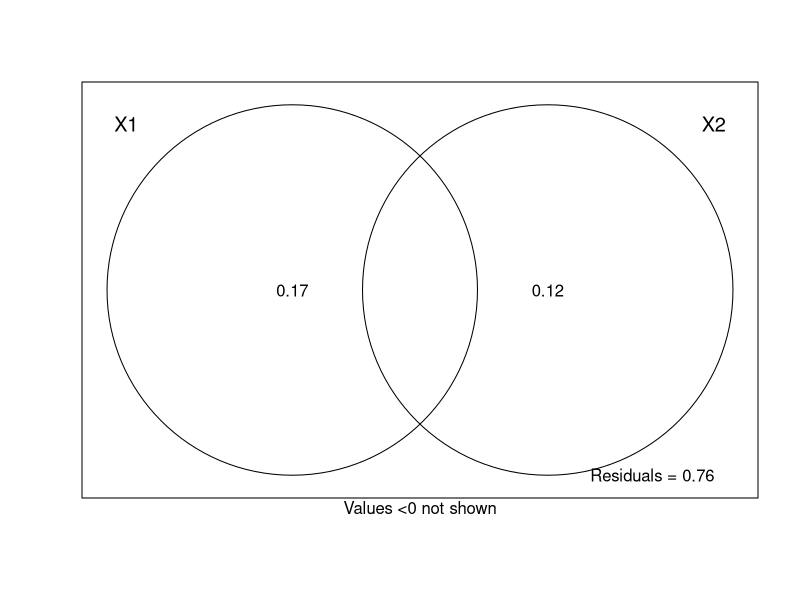
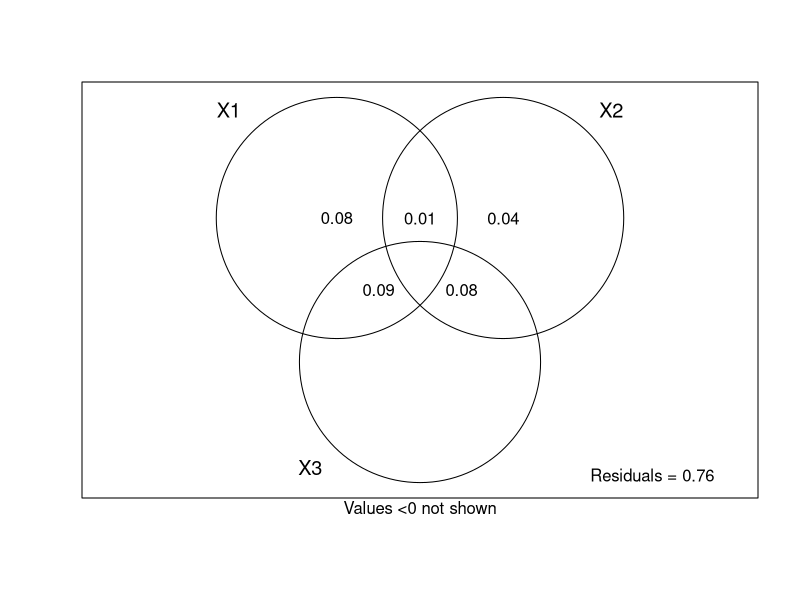
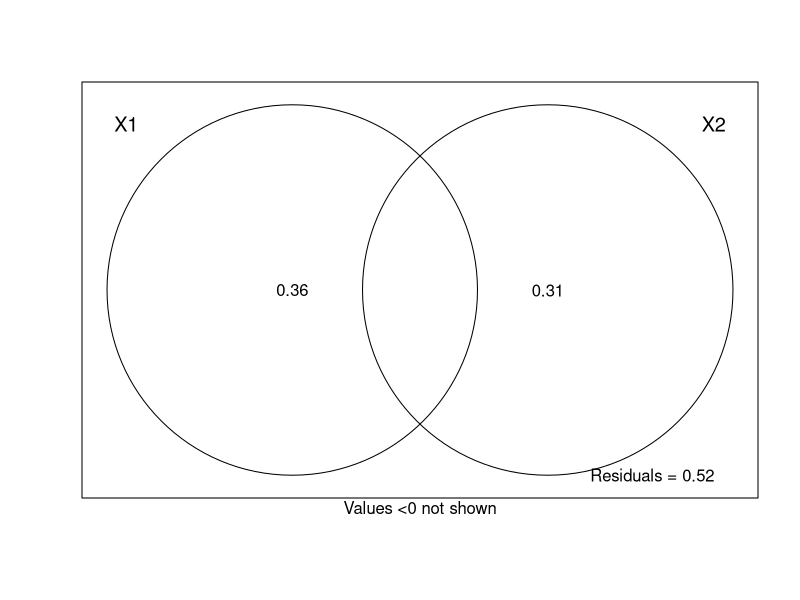
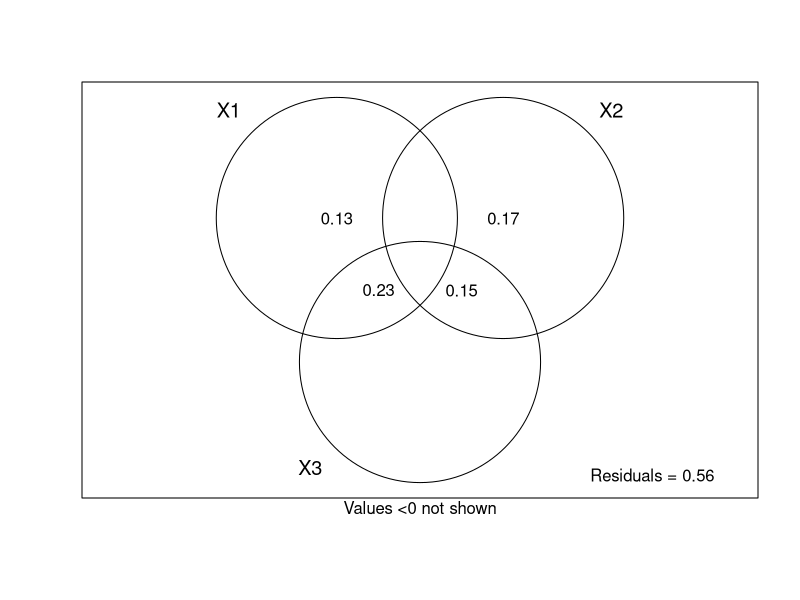
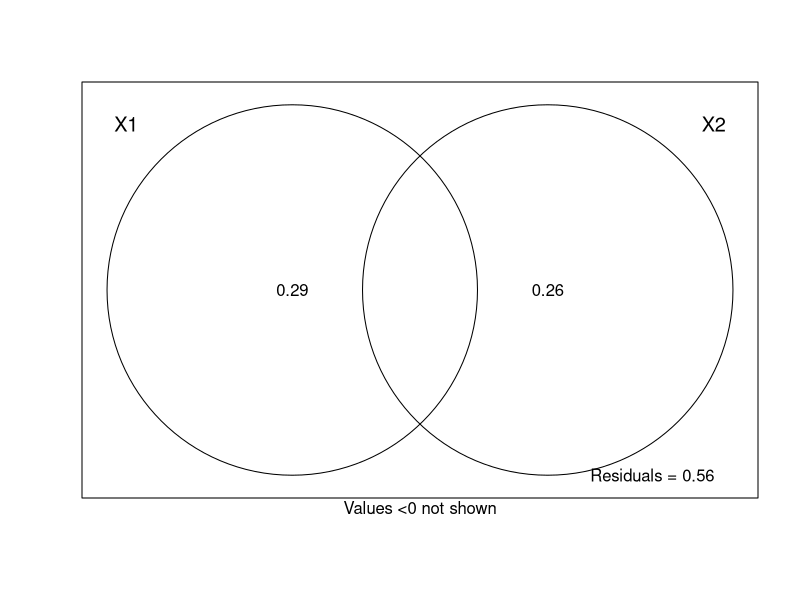
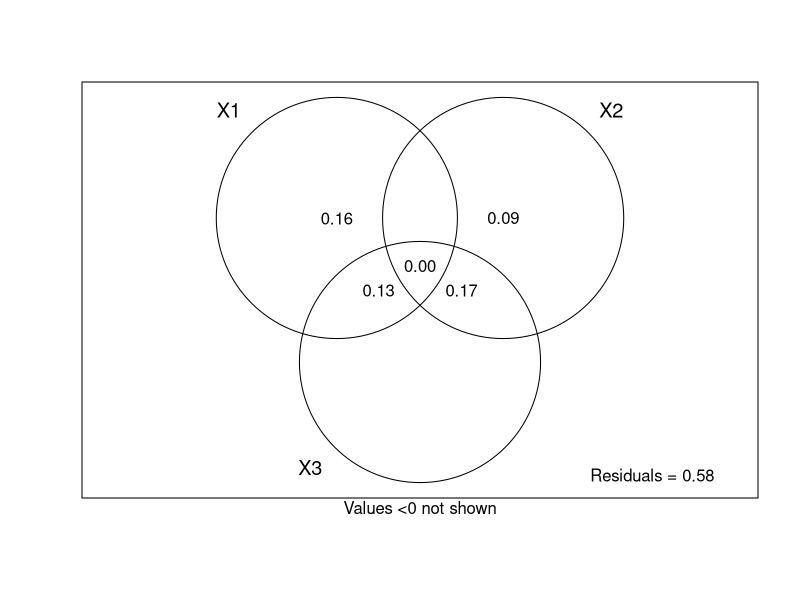
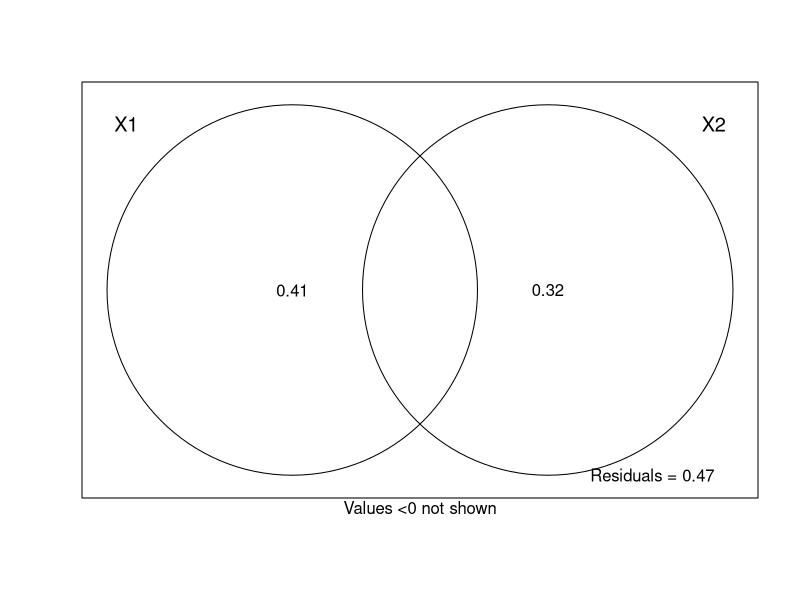
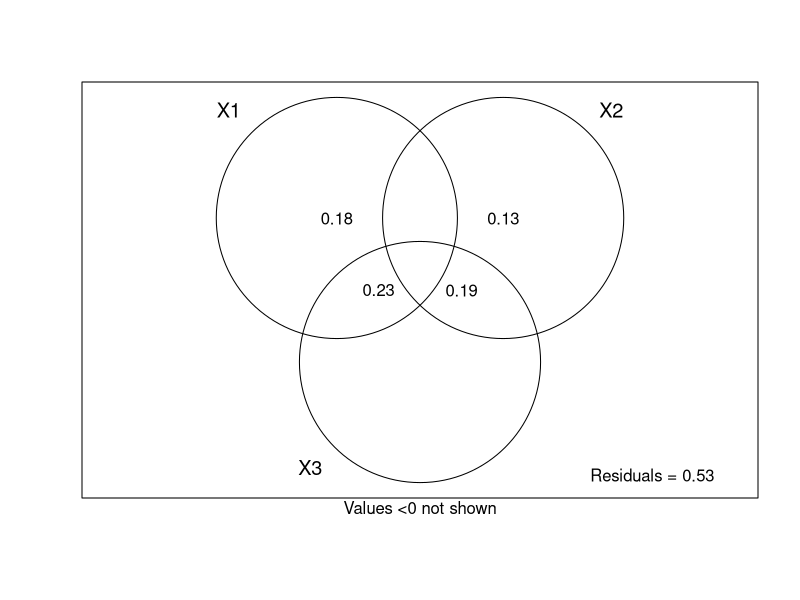

Source code (R) for these figures, in order:
## ---- chunk 1
knitr::opts_chunk$set(fig.width=12, fig.height=8, fig.path='figures/',
                      echo=TRUE, warning=FALSE, message=FALSE)

knitr::opts_knit$set(output.dir="reports")
## ---- chunk 2
# functions needed to run the script
rm(list=ls(all=TRUE))

# get traits by otu
options(stringsAsFactors = FALSE)
#m=transect_seq_agg
#t=traits
#tSel="feeding_strategy"
#cw=cw_seq
#cw_var="validName"
# m = 
# t= taxonomic table rows= taxa, cols = taxa levels)
# tSel =  
# 
traitsByOTU<- function(m,t,tSel,cw,cw_var){
  v=rep(NA,ncol(m))
  names(v)=colnames(m)
  for(i in colnames(m)){
  tempName=as.character(cw[cw[,cw_var]%in%i,"validName"])

  if(length(which(t$validName%in%tempName))==0)next
    if(is.na(tempName))next
  v[i]=t[which(t$validName%in%tempName),tSel]
  }
  return(v)
}

logitPerCol<- function(m){
  for(i in 1:ncol(m)){
   m[,i]=logit(m[,i])}
  return(m)
}

#m=transect_seq_agg[,sizeClasses%in%"(0.2,2]"]
#c=as.factor(fsVector_seq)
# where m=community matrix (cols = taxa, rows = sites)
# c= a vertor with the selected taxonomic level for agregation and OTU as name
mergeByCat<- function(m,c){
  c=c[!is.na(c)]
  c=c[names(c)%in%colnames(m)]
  m=m[,names(c)]
  mergedM=matrix(NA,nrow(m),length(unique(c)),dimnames=list(rownames(m),unique(c)))
  for(i in unique(c)){
   mergedM[,i]=rowSums(m[,c%in%as.character(i),drop=F])}
  return(mergedM)
}


waByOTU<-function(com,v){
  v=v[!is.na(v)]
  com=com[,names(v)]
  res=apply(com,1,function(x,v)sum(prop.table(x)*v),v=v)
  return(res)
}


plot_transect<- function(com,rep,colors=c("#73BAE6","#C7144C","#33a02c","#FFD700","#C742B5"),legend=T,ylim=c(0,0.8),f=0.7){
plot(com[,1]~rep,pch=16,col=colors[1],ylim=ylim,xlab="Days before peak",ylab="proportion",cex.lab=1.5,cex.axis=1.5,las=1,cex=1.7)
lines(lowess(com[,1]~rep, f = f), col =  colors[1],lwd=4)


for(i in 2:ncol(com)){
  points(com[,i]~rep,pch=16,col=colors[i],ylim=c(0,1),cex=1.7)
lines(lowess(com[,i]~rep, f =f), col = colors[i],lwd=4)
}
 op <- par(cex = 1.5)
if(legend)legend("topleft", legend=colnames(com),col=colors[1:ncol(com)],lty=1,lwd=3)
}

plot_transect_small<- function(com,rep,f=0.7){
  colors=c("#73BAE6","#C7144C","#33a02c","#FFD700","#C742B5")
plot(com[,1]~rep,pch=16,col=colors[1],ylim=c(min(com),max(com)),xlab="Days before peak",ylab="proportion",cex.lab=1.5,cex.axis=1.5,las=1,cex=1.7)
lines(lowess(com[,1]~rep, f = 0.7), col = colors[1],lwd=4)


for(i in 2:ncol(com)){
  points(com[,i]~rep,pch=16,col=colors[i],ylim=c(0,1),cex=1.7)
lines(lowess(com[,i]~rep, f = f), col = colors[i],lwd=4)
}
 #op <- par(cex = 1.5)
#legend("topleft", legend=colnames(com),col=c("dodgerblue3","firebrick2","chartreuse3","darkmagenta","yellow")[1:ncol(com)],lty=1,lwd=3)
}

## ---- chunk 3

library(vegan)
library(car)
library(plotrix)
library(plyr)
#-library(ggplot2)
library(knitr)
#-library(FD)
#library(ReporteRs)
## ---- chunk 4

#import counts
transect_micro=read.csv("data/Microscopie_count_Hud2014_2015.csv",header=T,check.names=F)

#remove columns with an empty valid name
transect_micro=transect_micro[-which(transect_micro[,"validName"]==""),]

#sum by valid name
transect_micro=ddply(transect_micro, "validName", numcolwise(sum))

#transpose matrix (taxa as column)
transect_micro=t(transect_micro)
colnames(transect_micro)=transect_micro[1,];transect_micro=transect_micro[-1,]
transect_micro=as.data.frame(transect_micro)
rn=rownames(transect_micro)
transect_micro=apply(transect_micro, 2, as.numeric)
rownames(transect_micro)=rn

#import sequences data
transect_seq=read.csv("data/otu_transect_cnMod.csv",row.names=1)

#import traits
traits=read.csv("data/TransectTraitsTable_wide.csv")

# import cross-walk tables for micro and sequencing
cw_micro=read.csv("data/cw_microscopie.csv")
cw_seq=read.csv("data/cw_sequencage.csv")

samdf=read.csv("data/samdf.csv",header=T,sep=",")

# match sites in sequences and samples
m=match(rownames(transect_seq),samdf$Sample)

# group samples by year and station (sum toghether fractions and depths)
groupVar=list(samdf[m,"Year"],samdf[m,"Station"])

transect_seq_agg=aggregate(transect_seq, by=groupVar,FUN=sum) 
rownames(transect_seq_agg)= apply( transect_seq_agg[,(1:length(groupVar))] , 1 , paste , collapse = "-" )
transect_seq_agg=transect_seq_agg[,-(1:length(groupVar))]


# match sites in microscopy and samples
m=match(rownames(transect_micro),samdf$Id)
# group samples by year and station (sum toghether fractions and depths)
groupVar=list(samdf[m,"Year"],samdf[m,"Station"])
transect_micro_agg=aggregate(transect_micro, by=groupVar,FUN=sum) 
rownames(transect_micro_agg)= apply( transect_micro_agg[,(1:length(groupVar))] , 1 , paste , collapse = "-" )
transect_micro_agg=transect_micro_agg[,-(1:length(groupVar))]

# aggregate samdf
# group samples by year and station (sum toghether fractions and depths)
groupVar=list(samdf$Year,samdf$Station)
samdf_agg=aggregate(samdf[,-c(1,2,5)], by=groupVar,FUN=mean) 
rownames(samdf_agg)= apply( samdf_agg[,(1:length(groupVar))] , 1 , paste , collapse = "-" )
samdf_agg=samdf_agg[,-(1:length(groupVar))]

# year as a factor
samdf_agg$Year=as.factor(samdf_agg$Year)

# group stations by water masses (3 or 4 masses)
samdf_agg$stationGr=cut(samdf_agg$Station,breaks=c(-Inf,11,27,Inf),labels=c("lss","centre","greenland"))


samdf_agg$stationGr=cut(samdf_agg$Station,breaks=c(-Inf,11,27,Inf),labels=c("lss","centre","greenland"))

#divide sequencing data by volume
transect_seq_agg=transect_seq_agg/samdf_agg[rownames(transect_seq_agg),"Volume"]

# dummy coding
dummy=model.matrix(~stationGr, data = samdf_agg)
samdf_agg=cbind(samdf_agg,dummy)

# dummy coding
dummy=model.matrix(~Year, data = samdf_agg)
samdf_agg=cbind(samdf_agg,dummy)
## ---- chunk 5
# table of functional traits coverage
traitsSel=traits[,c("DMS","feeding_strategy","motility","Taille.um.")]
x=traitsSel$feedStrat
freqCol<-function(x){length(x[!is.na(x)])/length(x)}
sumTraits=as.matrix(apply(traitsSel,2,freqCol))
colnames(sumTraits)=c("Coverage")
kable(round(sumTraits[order(sumTraits,decreasing = T),,drop=F],2))
## ---- chunk 6
# create a size vector
sizeVector=traitsByOTU(transect_seq_agg,traits,"Taille.um.",cw_seq,"OTU.")
transect_meanSize=waByOTU(transect_seq_agg,sizeVector)

## ---- chunk 7

dat=samdf_agg[rownames(transect_seq_agg),]
com=decostand(transect_seq_agg,method="hel")
 
vp=varpart(com,cbind(dat$stationGrcentre,dat$stationGrgreenland),cbind(dat$Year2015,dat$Year2016))
plot(vp)

anova.cca(rda(com~cbind(dat$stationGrcentre,dat$stationGrgreenland)+dat$Year),by="margin",step=1000)
anova.cca(rda(com~cbind(dat$stationGrcentre,dat$stationGrgreenland)+dat$Year),step=1000) 

vp=varpart(com,cbind(dat$stationGrcentre,dat$stationGrgreenland),cbind(dat$Year2015,dat$Year2016),dat$DSP.4)
plot(vp)

anova.cca(rda(com~cbind(dat$stationGrcentre,dat$stationGrgreenland)+dat$DSP.4+dat$Year),by="margin",step=1000)
anova.cca(rda(com~cbind(dat$stationGrcentre,dat$stationGrgreenland)+dat$DSP.4+dat$Year),step=1000)


## ---- chunk 8


# create the feading strategy vector (fs)
fsVector=traitsByOTU(transect_seq_agg,traits,"feeding_strategy",cw_seq,"OTU.")
transect_fs=mergeByCat(transect_seq_agg,as.factor(fsVector))

# calculate the proportion of each trait
com_prop=prop.table(as.matrix(transect_fs),margin=1)
com_abun=com_prop*rowSums(transect_seq_agg)

samdf_agg=merge(samdf_agg,com_abun,by.x = "row.names",by.y = "row.names")
rownames(samdf_agg)=samdf_agg$Row.names;samdf_agg=samdf_agg[,-1]


dat=samdf_agg[rownames(transect_seq_agg),]
com=decostand(com_abun,method="hel")
  
vp=varpart(com,cbind(dat$stationGrcentre,dat$stationGrgreenland),cbind(dat$Year2015,dat$Year2016))
plot(vp)

anova.cca(rda(com~cbind(dat$stationGrcentre,dat$stationGrgreenland)+dat$Year),by="margin",step=1000)
anova.cca(rda(com~cbind(dat$stationGrcentre,dat$stationGrgreenland)+dat$Year),step=1000) 

vp=varpart(com,cbind(dat$stationGrcentre,dat$stationGrgreenland),cbind(dat$Year2015,dat$Year2016),dat$DSP.4)
plot(vp)

anova.cca(rda(com~cbind(dat$stationGrcentre,dat$stationGrgreenland)+dat$DSP.4+dat$Year),by="margin",step=1000)
anova.cca(rda(com~cbind(dat$stationGrcentre,dat$stationGrgreenland)+dat$DSP.4+dat$Year),step=1000)

#abundance by trait
com_prop_seq_fs=com_prop
com_abun=com_prop_seq_fs*rowSums(transect_seq_agg)

samdf_agg=merge(samdf_agg,com_abun,by.x = "row.names",by.y = "row.names")
rownames(samdf_agg)=samdf_agg$Row.names;samdf_agg=samdf_agg[,-1]

# plot with proportions

ppi=600
png("fs_smooth.png",width =9, height = 7, units = 'in',bg="transparent",res=ppi)
plot_transect(com_prop[,c("mixo","hetero","auto")],samdf_agg[rownames(transect_fs),"DSP.4"],legend=F,f=0.6)
#plot_transect(com_prop[,c(2,3,1)],samdf_agg[rownames(transect_fs),"DSB.4"])
invisible(dev.off())
## ---- chunk 9

classes=c(0.2,2,20,Inf)
sizeClasses=cut(sizeVector,breaks=classes)
names(sizeClasses)=names(sizeVector)
transect_sizeClass=mergeByCat(transect_seq_agg,sizeClasses)
com_prop=prop.table(as.matrix(transect_sizeClass),margin=1)

com_prop_seq_size=com_prop

com_abun=com_prop_seq_size*rowSums(transect_seq_agg)

samdf_agg=merge(samdf_agg,com_abun,by.x = "row.names",by.y = "row.names")
rownames(samdf_agg)=samdf_agg$Row.names;samdf_agg=samdf_agg[,-1]


ppi=600
png("size3_smooth.png",width =9, height = 7, units = 'in',bg="transparent",res=ppi)
plot_transect(com_prop[,c(3,1,2)],samdf_agg[rownames(transect_sizeClass),"DSP.4"],colors=c("#73BAE6","#FFD700","#C742B5"),legend=F)
dev.off()

classes=c(0.2,2,5,10,20,Inf)
sizeClasses=cut(sizeVector,breaks=classes)
names(sizeClasses)=names(sizeVector)
transect_sizeClass=mergeByCat(transect_seq_agg,sizeClasses)

com_prop=prop.table(as.matrix(transect_sizeClass),margin=1)
com_prop_seq_size=com_prop
com_abun=com_prop_seq_size*rowSums(transect_seq_agg)

samdf_agg=merge(samdf_agg,com_abun,by.x = "row.names",by.y = "row.names")
rownames(samdf_agg)=samdf_agg$Row.names;samdf_agg=samdf_agg[,-1]


dat=samdf_agg[rownames(transect_seq_agg),]
com=decostand(com_abun,method="hel")
  
vp=varpart(com,cbind(dat$stationGrcentre,dat$stationGrgreenland),cbind(dat$Year2015,dat$Year2016))
plot(vp)

anova.cca(rda(com~cbind(dat$stationGrcentre,dat$stationGrgreenland)+dat$Year),by="margin",step=1000)
anova.cca(rda(com~cbind(dat$stationGrcentre,dat$stationGrgreenland)+dat$Year),step=1000) 

vp=varpart(com,cbind(dat$stationGrcentre,dat$stationGrgreenland),cbind(dat$Year2015,dat$Year2016),dat$DSP.4)
plot(vp)

anova.cca(rda(com~cbind(dat$stationGrcentre,dat$stationGrgreenland)+dat$DSP.4+dat$Year),by="margin",step=1000)
anova.cca(rda(com~cbind(dat$stationGrcentre,dat$stationGrgreenland)+dat$DSP.4+dat$Year),step=1000)


#unique(transect_sizeClass)
transect_fs_C1=prop.table(mergeByCat(transect_seq_agg[,sizeClasses%in%"(0.2,2]"],as.factor(fsVector)),margin=1)
transect_fs_C2=prop.table(mergeByCat(transect_seq_agg[,sizeClasses%in%"(2,5]"],as.factor(fsVector)),margin=1)
transect_fs_C3=prop.table(mergeByCat(transect_seq_agg[,sizeClasses%in%"(5,10]"],as.factor(fsVector)),margin=1)
transect_fs_C4=prop.table(mergeByCat(transect_seq_agg[,sizeClasses%in%"(10,20]"],as.factor(fsVector)),margin=1)
transect_fs_C5=prop.table(mergeByCat(transect_seq_agg[,sizeClasses%in%"(20,Inf]"],as.factor(fsVector)),margin=1)




# plot with proportions

ppi=600
png("size5_smooth.png",width =9, height = 7, units = 'in',bg="transparent",res=ppi)
plot_transect(com_prop[,c(4,5,1,2,3)],samdf_agg[rownames(transect_sizeClass),"DSP.4"],legend=F)
dev.off()
#plot_transect(com_prop[,c(4,5,1,2,3)],samdf_agg[rownames(transect_sizeClass),"DSB.4"])


com_prop_seq_size=com_prop



plotC1<- function(){plot_transect_small(transect_fs_C1[,c("mixo","hetero","auto")],samdf_agg[rownames(transect_sizeClass),"DSP.4"])}
#-ReporteRsWrap(plotC1,"C1")

plotC2<- function(){plot_transect_small(transect_fs_C2[,c("mixo","hetero","auto")],samdf_agg[rownames(transect_sizeClass),"DSP.4"])}
#-ReporteRsWrap(plotC2,"C2")


plotC3<- function(){plot_transect_small(transect_fs_C3[,c("mixo","hetero","auto")],samdf_agg[rownames(transect_sizeClass),"DSP.4"])}
#-ReporteRsWrap(plotC3,"C3")

plotC4<- function(){plot_transect_small(transect_fs_C4[,c("mixo","hetero","auto")],samdf_agg[rownames(transect_sizeClass),"DSP.4"])}
#-ReporteRsWrap(plotC4,"C4")

plotC5<- function(){plot_transect_small(transect_fs_C5[,c("mixo","hetero","auto")],samdf_agg[rownames(transect_sizeClass),"DSP.4"])}
#-ReporteRsWrap(plotC5,"C5")
## ---- chunk 10

motVector=traitsByOTU(transect_seq_agg,traits,"motility",cw_seq,"OTU.")

transect_mot=mergeByCat(transect_seq_agg,as.factor(motVector))

transect_mot_hel=decostand(transect_mot,method="hel")
com_prop=prop.table(as.matrix(transect_mot),margin=1)

com_prop_seq_size=com_prop

com_abun=com_prop_seq_size*rowSums(transect_seq_agg)
colnames(com_abun)=c("Motility0","Motility1")

samdf_agg=merge(samdf_agg,com_abun,by.x = "row.names",by.y = "row.names")
rownames(samdf_agg)=samdf_agg$Row.names;samdf_agg=samdf_agg[,-1]


dat=samdf_agg[rownames(transect_seq_agg),]
com=decostand(com_abun,method="hel")

vp=varpart(com,cbind(dat$stationGrcentre,dat$stationGrgreenland),cbind(dat$Year2015,dat$Year2016))
plot(vp)

anova.cca(rda(com~cbind(dat$stationGrcentre,dat$stationGrgreenland)+dat$Year),by="margin",step=1000)
anova.cca(rda(com~cbind(dat$stationGrcentre,dat$stationGrgreenland)+dat$Year),step=1000) 

vp=varpart(com,cbind(dat$stationGrcentre,dat$stationGrgreenland),cbind(dat$Year2015,dat$Year2016),dat$DSP.4)
plot(vp)

anova.cca(rda(com~cbind(dat$stationGrcentre,dat$stationGrgreenland)+dat$DSP.4+dat$Year),by="margin",step=1000)
anova.cca(rda(com~cbind(dat$stationGrcentre,dat$stationGrgreenland)+dat$DSP.4+dat$Year),step=1000)


## ---- chunk 11

dmsVector=traitsByOTU(transect_seq_agg,traits,"DMS",cw_seq,"OTU.")
transect_dms=mergeByCat(transect_seq_agg,as.factor(dmsVector))

transect_dms_hel=decostand(transect_dms,method="hel")
com_prop=prop.table(as.matrix(transect_dms),margin=1)

com_abun=com_prop*rowSums(transect_seq_agg)
colnames(com_abun)=c("DMS0","DMS1")

samdf_agg=merge(samdf_agg,com_abun,by.x = "row.names",by.y = "row.names")
rownames(samdf_agg)=samdf_agg$Row.names;samdf_agg=samdf_agg[,-1]

# logit transformation (for percentages)
com_prop.logit=car::logit(com_prop)
# add the minimum (permanova = no negative values)
com_prop.logit=com_prop.logit+abs(min(com_prop.logit))

# permonava with the proportion of each trait, logit transform
print(fit <-adonis(com_prop.logit
~Year*stationGr,method="bray",permutations=999,data = 
samdf_agg[rownames(transect_seq_agg),]),permutations = 9999)

print(fit <-adonis(com_prop.logit+abs(min(com_prop.logit))
~DSP.4+chla.Peak+Year*stationGr,method="bray",permutations=9999,data = samdf_agg[rownames(com_prop),]))

dat=samdf_agg[rownames(transect_seq_agg),]
com=decostand(com_abun,method="hel")
  
vp=varpart(com,cbind(dat$stationGrcentre,dat$stationGrgreenland),cbind(dat$Year2015,dat$Year2016),dat$DSP.4)

anova.cca(rda(com,cbind(dat$DSP.4),cbind(dat$Year,dat$stationGrcentre,dat$stationGrgreenland)),step=1000)

anova.cca(rda(com,cbind(dat$stationGrcentre,dat$stationGrgreenland),cbind(dat$DSP.4,dat$Year)),step=1000)

anova.cca(rda(com,cbind(dat$Year),cbind(dat$DSP.4,dat$stationGrcentre,dat$stationGrgreenland)),step=1000)

anova.cca(rda(com,cbind(dat$stationGrcentre,dat$stationGrgreenland,dat$DSP.4,dat$Year)),step=1000)

plot(vp)

write.csv(samdf_agg,"data/samdf_agg.csv")
